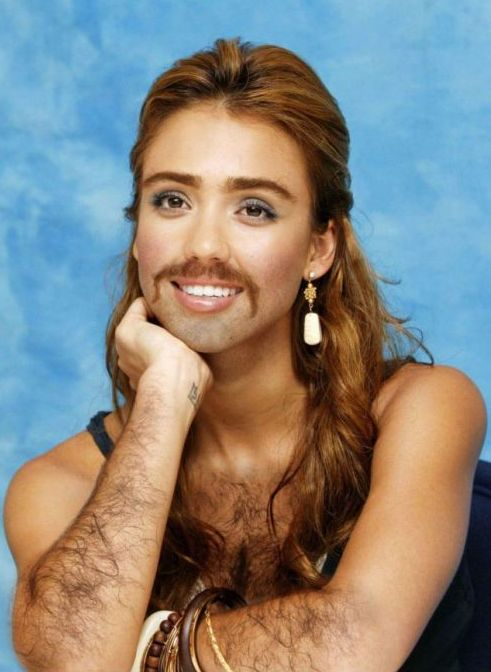
#> input picture test.png, 491 x 672 px, given in place of the camera
$ python final.py
#> lines starting #> are read from the running program, lines starting #| are printed output that depends on the picture
#> the answer given: 1
#> in faceDetectLive, frame is the input picture: shape (672, 491, 3); mean B, G, R 126.1, 132.8, 136.1
import numpy as np
import math
import cv2
import sys
from PIL import Image

path = 'haarcascade_frontalface_alt.xml'


def faceDetect(img):
    result = img
    faceCascade = cv2.CascadeClassifier(path)
    face = faceCascade.detectMultiScale(img,
                                        scaleFactor=1.1,
                                        minNeighbors=3,
                                        minSize=(25, 25))
#> face = [[97, 111, 230, 230]]

    print("Found {0} face(s)!".format(len(face)))
#| Found 1 face(s)!

    imgHeight, imgWidth = img.shape[:2]
#> imgHeight = 672; imgWidth = 491

    mask = np.zeros(img.shape, dtype='uint8')
    for (x, y, w, h) in face:
        cv2.ellipse(mask, ((x + w // 2), math.floor(
            (y + h) / 1.25)), (w // 2, math.floor(h / 1.3)), 0, 0, 360,
                    (50, 150, 250), -1)
        blur = cv2.GaussianBlur(img, (15, 15), 1)
        width, height = (50, 50)
        temp = cv2.resize(blur, (width, height),
                          interpolation=cv2.INTER_LINEAR)
        pixel = cv2.resize(temp, (imgWidth, imgHeight),
                           interpolation=cv2.INTER_NEAREST)
        result = np.where(np.array(mask) > 0, np.array(pixel), np.array(img))
#> this loop made 1 pass
#> (x, y, w, h, width, height) on pass 1: (97, 111, 230, 230, 50, 50)
#> pass 1, in faceDetect, `temp = cv2.resize(blur, (width, height), interpolation=cv2.INTER_LINEAR)`:
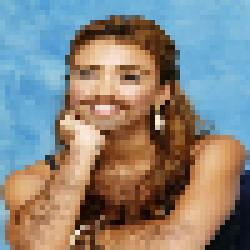
#> temp: shape (50, 50, 3) (shown 5 times larger); mean B, G, R 126.2, 132.9, 136.2
#> pass 1, in faceDetect, `pixel = cv2.resize(temp, (imgWidth, imgHeight), interpolation=cv2.INTE..`:
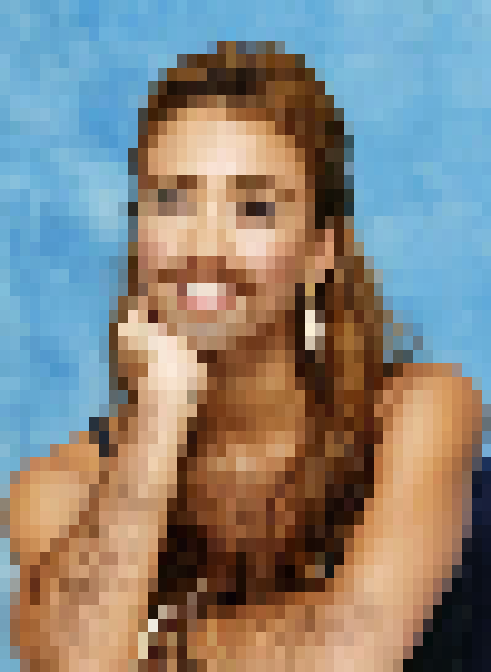
#> pixel: shape (672, 491, 3); mean B, G, R 126.3, 133, 136.2
#> pass 1, in faceDetect, `result = np.where(np.array(mask) > 0, np.array(pixel), np.array(img))`:
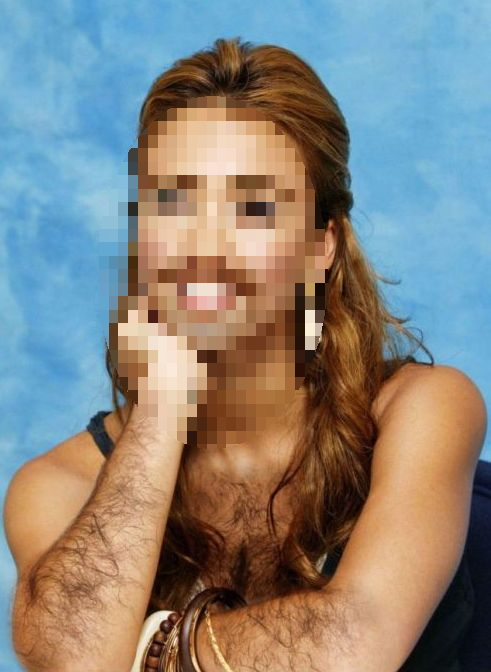
#> result: shape (672, 491, 3); mean B, G, R 126.3, 132.9, 136.1
#> after the loop:
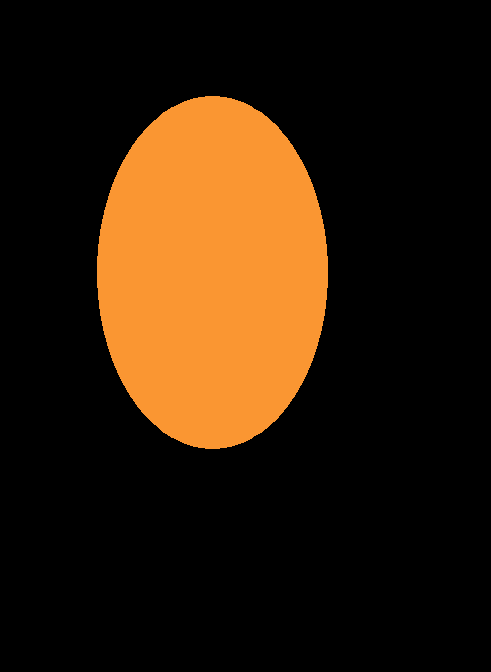
#> mask: shape (672, 491, 3); mean B, G, R 9.7, 29.1, 48.5
    return result


def faceDetectLive():
    captureFeed = cv2.VideoCapture(0)

    if not captureFeed.isOpened():
        raise IOError("Webcam Error")
    while True:
        ret, frame = captureFeed.read()
        frame = faceDetect(frame)
        cv2.imshow('Input', frame)

        c = cv2.waitKey(1)
#> (key Esc is pressed here)
        if c == 27 or c == 81:
            break

    captureFeed.release()
    cv2.destroyAllWindows()


def getUserInput():
    while True:
        print("FACE DETECTION SOFTWARE")
        print("PLEASE ENTER THE NUMBER OF THE FEATURE YOU WISH TO USE\n")
        print("1: WEBCAM FACE DETECTION")
        print("2: DETECT FACES IN IMAGE")
        print("3: QUIT\n")
        choice = int(input())
#> the answer given: 1
#> the answer given: 1
        if choice == 1:
            faceDetectLive()
        elif choice == 2:
            print("Please enter image path")
            imgPath = str(input())
            img = cv2.imread(imgPath)
            detectedImg = faceDetect(img)
            cv2.imshow("Detected Face", detectedImg)
            cv2.waitKey(0)
        elif choice == 3:
            break
        else:
            print("Invalid command")


if __name__ == '__main__':
    getUserInput()
    # [6 lines of commented-out code are left out]
